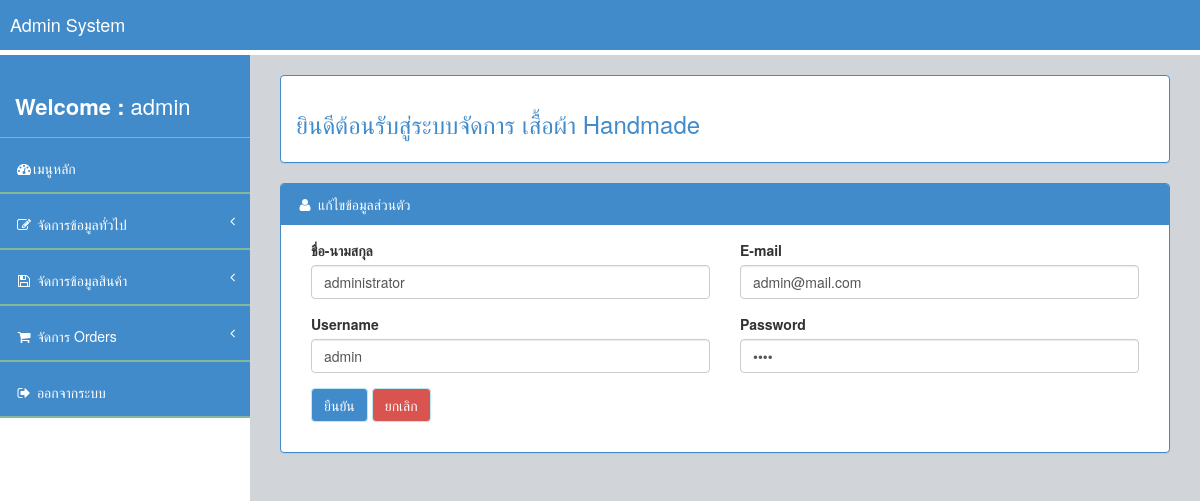
Page /admin/edit_admin.php (signed in) on the committed database.
### tables this page shows
CREATE TABLE `member` (
  `Mem_ID` int(11) NOT NULL,
  `Mem_User` varchar(30) NOT NULL,
  `Mem_Pass` varchar(30) NOT NULL,
  `Mem_Name` varchar(100) NOT NULL,
  `Mem_Email` varchar(50) NOT NULL,
  `Mem_Tel` varchar(15) NOT NULL,
  `Mem_Address` text NOT NULL,
  `Mem_Date` date NOT NULL,
  `Mem_Permission` int(11) NOT NULL COMMENT '1 = ใช้งาน 2 = ยกเลิก',
  `Mem_Status` int(11) NOT NULL COMMENT '1 = admin 2 = user'
);

### conn.php (called while the page is built, shortened)
<?php
$title_web = "เสื้อผ้า Handmade ";
?>

### admin/edit_admin.php (the view, shortened to what this page needs)
<?php require_once "header.php";?>
    <div id="wrapper">
        <?php
			  require_once "menu_left.php";
		?>
        <div id="page-wrapper">
            <div class="row">
                <br/>
                <div class="col-lg-12">
                    <div class="panel panel-body panel-primary alert-danger"><h3><font color="#428bca">ยินดีต้อนรับสู่ระบบจัดการ <?php echo $title_web;?></font></h3></div>
                </div>
            </div>
            <div class="row">
                <div class="col-lg-12">
                    <div class="panel panel-primary">
                        <div class="panel-heading">
                            <i class="fa fa-user fa-fw"></i> แก้ไขข้อมูลส่วนตัว
                        </div>
                        <div class="panel-body">
                            <div class="row">
                                <div class="col-lg-12">
                                    <form action="?admin=edit" method="post">
									<?php
									$sql = $conn->query("select * from member where Mem_ID = '$_SESSION[ses_admin_id]'");
									$show = $sql->fetch_assoc();
									?>
									<div class="col-lg-6 form-group">
									<label>ชื่อ-นามสกุล</label>
									<input name="name" type="text" class="form-control" required value="<?php echo $show['Mem_Name'];?>">
									</div>
									<div class="col-lg-6 form-group">
									<label>E-mail</label>
									<input name="email" type="email" class="form-control" required value="<?php echo $show['Mem_Email'];?>">
									</div>
									<div class="col-lg-6 form-group">
									<label>Username</label>
									<input name="user" type="text" class="form-control" required value="<?php echo $show['Mem_User'];?>">
									</div>
									<div class="col-lg-6 form-group">
									<label>Password</label>
									<input name="pass" type="password" class="form-control" required value="<?php echo $show['Mem_Pass'];?>">
									</div>
									<div class="col-lg-4 form-group">
									<input name="" type="submit" class="btn btn-primary panel-info" value="ยืนยัน">
									<input name="" type="reset" class="btn btn-danger panel-info" value="ยกเลิก">
									</div>
									</form>
                                </div>
                            </div>
                        </div>
                    </div>
                </div>
            </div>
                    </div>
                </div>
</body>
</html>

### css/BackEnd/assets/css/style.css (style rules this page uses)
body { background-color:#FFFFFF; }
#wrapper { width: 100%; margin-top: 55px!important; background-color:#FFFFFF; }
#page-wrapper { padding: 0 15px; min-height: 568px; background-color:rgb(209, 212, 216); }

### css/BackEnd/assets/css/main-style.css (style rules this page uses)
@media (min-width:768px) { #page-wrapper { position: inherit; margin: 0 0 0 250px; padding: 0 30px; min-height: 1000px; } }

### rows in the picture
member: name "administrator", email "admin@mail.com", user "admin"

### other values in the picture
$_SESSION['ses_admin_user'] "admin"
$title_web "เสื้อผ้า Handmade"
